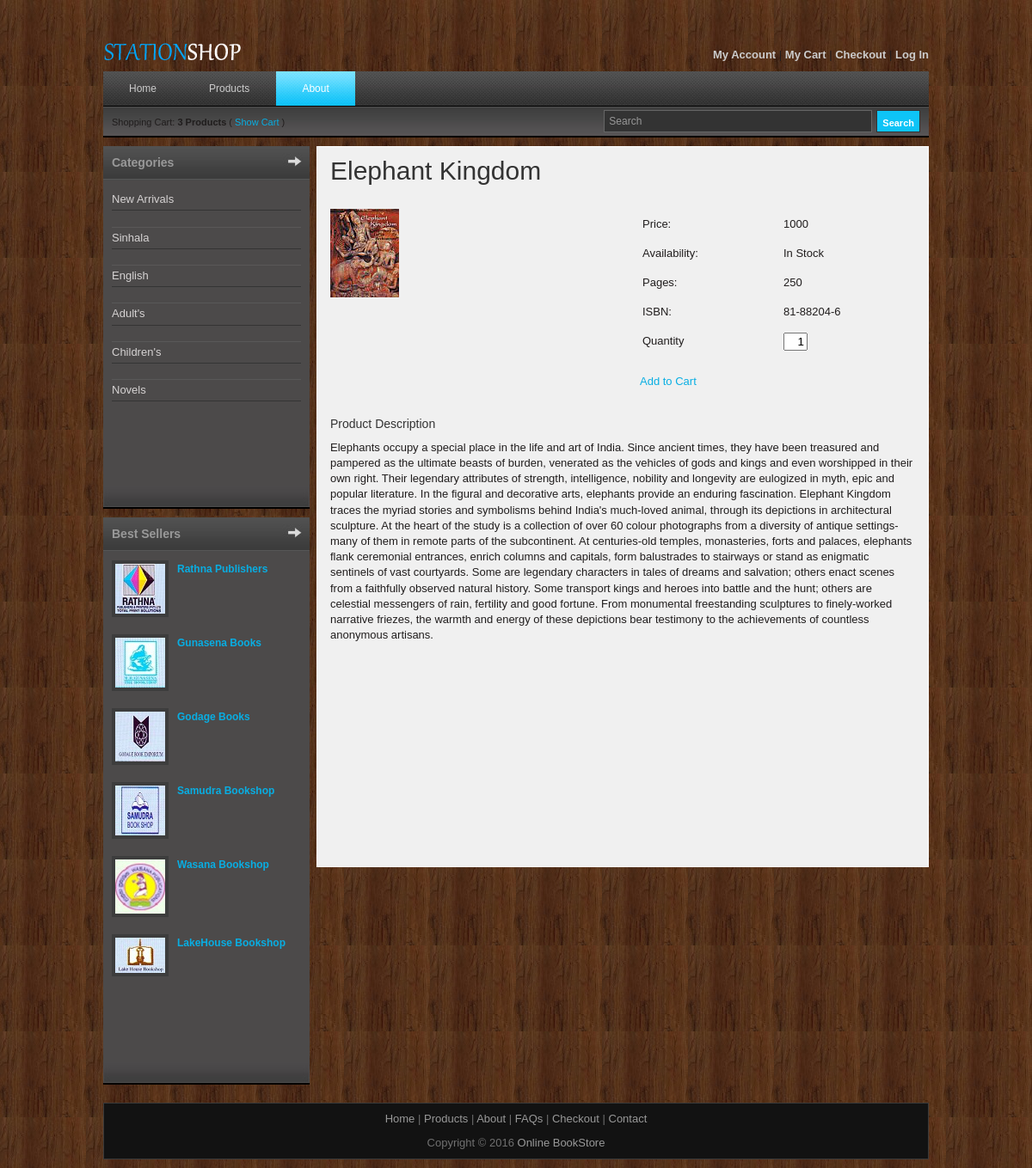
Screenshot of /productdetail.php with the database file from the repository.
### tables this page shows
CREATE TABLE `books` (
  `b_id` int(4) NOT NULL,
  `b_name` varchar(60) NOT NULL,
  `b_cat` varchar(25) NOT NULL,
  `b_desc` longtext NOT NULL,
  `b_publisher` varchar(40) NOT NULL,
  `b_edition` varchar(20) NOT NULL,
  `b_isbn` varchar(10) NOT NULL,
  `b_page` int(5) NOT NULL,
  `b_price` int(5) NOT NULL,
  `b_img` longtext NOT NULL
);

### productdetail.php (the view, shortened to what this page needs)
<?php session_start();
require 'db_connect.php';
if (isset($_GET['b'])) {
	$search = $_GET['b'];
} else {
	$search = 1;
}
?>
<!DOCTYPE html>
<html>
<head>
	<link href="css/templatemo_style.css" rel="stylesheet" type="text/css" />
	<link rel="stylesheet" type="text/css" href="css/ddsmoothmenu.css" />
	<link rel="stylesheet" type="text/css" media="all" href="css/jquery.dualSlider.0.2.css" />
</head>
<body>
	<div id="templatemo_wrapper">
		<div id="templatemo_header">
			<div id="site_title">
				<h1><a href="#"><?php echo "Station Shop" ?></a></h1>
			</div>
			<div id="header_right">
				<?php
				if (isset($_SESSION['id'])) {
					echo '<a href="account.php">';
					echo "Welcome :  " . $_SESSION['id'] . "  <b>My Account</b>";
					echo "</a>";
					echo " | ";
					echo '<a href="shoppingcart.php">';
					echo "<b>My Cart</b>";
					echo "</a>";
					echo " | ";
					echo '<a href="checkout.php">';
					echo "<b>Checkout</b>";
					echo "</a>";
					echo " | ";
					echo '<a href="logout.php">';
					echo "<b>Log Out</b>";
					echo "</a>";
				} else {
					echo '<a href="account.php">';
					echo "<b>My Account</b>";
					echo "</a>";
					echo " | ";
					echo '<a href="shoppingcart.php">';
					echo "<b>My Cart</b>";
					echo "</a>";
					echo " | ";
					echo '<a href="checkout.php">';
					echo "<b>Checkout</b>";
					echo "</a>";
					echo " | ";
					echo '<a href="login.php">';
					echo "<b>Log In</b>";
					echo "</a>";
				}
				?>
			</div>
		</div>
		<div id="templatemo_menu">
			<div id="top_nav" class="ddsmoothmenu">
				<ul>
					<li><a href="index.php">Home</a></li>
					<li><a href="products.php">Products</a>
					</li>
					<li><a href="about.php" class="selected">About</a>
					</li>
					<br style="clear: left" />
			</div>
			<div id="menu_second_bar">
				<div id="top_shopping_cart">
					Shopping Cart: <strong>3 Products</strong> ( <a href="shoppingcart.php">Show Cart</a> )
				</div>
				<div id="templatemo_search">
					<form action="products.php" method="GET">
						<input type="text" value="Search" name="s" id="s" title="Search" onfocus="clearText(this)" onblur="clearText(this)" class="txt_field" />
						<input type="submit" value="Search" alt="s" id="searchbutton" title="Search" class="sub_btn" />
					</form>
				</div>
			</div>
		</div>
		<div id="templatemo_main">
			<div id="sidebar" class="float_l">
				<div class="sidebar_box"><span class="bottom"></span>
					<h3>Categories</h3>
					<div class="content">
						<ul class="sidebar_list">
							<li class="first">
								<a href="products.php">New Arrivals</a>
							</li>
							<br />
							<li>
								<a href="sinhala.php">Sinhala</a>
							</li>
							<br />
							<li>
								<a href="English.php">English</a>
							</li>
							<br />
							<li>
								<a href="#">Adult's</a>
							</li>
							<br />
							<li>
								<a href="children.php">Children's</a>
							</li>
							<br />
							<li>
								<a href="novel.php">Novels</a>
							</li>
							<br />
						</ul>
					</div>
				</div>
				<div class="sidebar_box"><span class="bottom"></span>
					<h3>Best Sellers </h3>
					<div class="content">
						<div class="bs_box">
							<a href="#"><img src="images/templatemo_image_01.jpg" alt="Image 01" /></a>
							<h4><a href="#">Rathna Publishers</a></h4>
						</div>
						<div class="bs_box">
							<a href="#"><img src="images/templatemo_image_02.jpg" alt="Image 02" /></a>
							<h4><a href="#">Gunasena Books</a></h4>
						</div>
						<div class="bs_box">
							<a href="#"><img src="images/templatemo_image_03.jpg" alt="Image 03" /></a>
							<h4><a href="#">Godage Books</a></h4>
						</div>
						<div class="bs_box">
							<a href="#"><img src="images/templatemo_image_04.jpg" alt="Image 04" /></a>
							<h4><a href="#">Samudra Bookshop</a></h4>
						</div>
						<div class="bs_box">
							<a href="#"><img src="images/templatemo_image_05.jpg" alt="Image 05" /></a>
							<h4><a href="#">Wasana Bookshop</a></h4>
						</div>
						<div class="bs_box">
							<a href="#"><img src="images/templatemo_image_06.jpg" alt="Image 06" /></a>
							<h4><a href="#">LakeHouse Bookshop</a></h4>
						</div>
					</div>
				</div>
			</div>
			<div id="content" class="float_r">
				<?php
				$query = "select *from books where b_id ='$search'";
				$res = mysqli_query($con_str, $query) or die("Can't Execute Query...");
				$row = mysqli_fetch_assoc($res);
				echo   '<h1>' . $row['b_name'] . '</h1>
			            <div class="content_half float_l">
			        	<a  rel="lightbox[portfolio]" href="' . $row['b_img'] . '"><img src="' . $row['b_img'] . '" alt="Image" /></a>
			            </div>
			            <div class="content_half float_r">
							<table>
			                    <tr>
			                        <td height="30" width="160">Price:</td>
			                        <td>' . $row['b_price'] . '</td>
			                    </tr>
			                    <tr>
			                        <td height="30">Availability:</td>
			                        <td>In Stock</td>
			                    </tr>
			                    <tr>
			                        <td height="30">Pages:</td>
			                        <td>' . $row['b_page'] . '</td>
			                    </tr>
			                    <tr>
			                        <td height="30">ISBN:</td>
			                        <td>' . $row['b_isbn'] . '</td>
			                    </tr>
			                    <tr><td height="30">Quantity</td><td><input type="text" value="1" style="width: 20px; text-align: right" /></td></tr>
			                </table>
			                <div class="cleaner h20"></div>
			                <a href="shoppingcart.php?b=' . $row['b_id'] . '" class="add_to_card">Add to Cart</a>
						</div>
			            <div class="cleaner h30"></div>
			            <h5>Product Description</h5>
			            <p>' . $row['b_desc'] . '</p>
			            <div class="cleaner h50"></div>';
				?>
			</div>
		</div>
		<div id="templatemo_footer">
			<p>
				<a href="index.php">Home</a> | <a href="products.php">Products</a> | <a href="about.php">About</a> | <a href="faqs.php">FAQs</a> | <a href="checkout.php">Checkout</a> | <a href="contact.php">Contact</a>
			</p>
			Copyright © 2016 <a href="index.php">Online BookStore</a>
		</div>
	</div>
</body>
</html>

### css/templatemo_style.css (style rules this page uses)
body { margin: 0; padding: 0; color: #201D1D; font-family: Tahoma, Geneva, sans-serif; font-size: 13px; line-height: 1.4em; background-color: #2e2e2e; background-repeat: repeat; background-image: url(../images/templatemo_body.jpg) }
a, a:link, a:visited { color: #08aee3; font-weight: normal; text-decoration: none; }
p { margin: 0 0 10px 0; padding: 0; }
img { border: none; }
h1, h2, h3, h4, h5, h6 { color: #333; font-weight: normal; }
h1 { font-size: 30px; margin: 0 0 30px; padding: 5px 0; }
h3 { font-size: 20px; margin: 0 0 20px; padding: 0; }
h4 { font-size: 16px; margin: 0 0 15px; padding: 0; }
h5 { font-size: 14px; margin: 0 0 10px; padding: 0; }
.cleaner { clear: both }
.h20 { height: 20px }
.h30 { height: 30px }
.h50 { height: 50px }
.float_l { float: left }
.float_r { float: right }
#templatemo_wrapper { width: 960px; margin: 0 auto; padding: 0 10px 10px; }
#templatemo_header { width: 100%; padding: 50px 0 10px; }
#templatemo_menu { width: 100%; height: 77px; margin-bottom: 10px; background: url(../images/templatemo_menu.jpg) repeat-x }
#templatemo_main { width: 100%; margin-bottom: 1px; }
#content { width: 680px; background: #f0f0f0; border: 1px solid #fff; padding: 14px 15px 200px; }
#sidebar { width: 240px; margin-bottom:10px; }
#templatemo_footer { width: 920px; text-align: center; padding: 9px 19px; background: #121212; border: 1px solid #3a3a3a; }
#site_title { float: left; }
#site_title h1 { margin: 0; padding: 0; }
#site_title h1 a { display: block; width: 164px; height: 20px; font-size: 12px; text-indent: -10000px; color: #999; text-align: left; background: url(../images/templatemo_logo.png) no-repeat top left; }
#header_right { float: right; margin-top: 5px; }
#header_right a { color: #ccc; }
#menu_second_bar { padding: 5px 10px; }
#top_shopping_cart { float: left; padding: 5px 0; font-size: 11px; }
#templatemo_search { float: right; }
#templatemo_search form { margin: 0; padding: 0; }
#templatemo_search .txt_field { float: left; display: block; margin-right: 5px; height: 24px; line-height: 24px; width: 300px; color: #999; font-size: 12px; padding: 0 5px; font-variant: normal; border: 1px solid #666; background: #333; }
#templatemo_search .sub_btn { float: right; display: block; color: #fff; height: 26px; font-size: 11px; font-weight: 700; line-height: 26px; cursor: pointer; border: 1px solid #333; background: #0ec4f7; }
.sidebar_box { position: relative; background: #4c4a4a; margin-bottom: 36px; }
.sidebar_box h3 { font-size: 14px; font-weight: 700; padding: 10px; width: 220px; height: 20px; margin-bottom: 0; background: url(../images/templatemo_sidebar_header.jpg) no-repeat; color: #999 }
.sidebar_box span.bottom { position: absolute; bottom: -26px; left: 0; width: 240px; height: 26px; background: url(../images/templatemo_sidebar_bottom.jpg) }
#sidebar .sidebar_box .content { padding: 10px 10px 80px; }
#sidebar .sidebar_list { margin: 0; padding: 0; list-style: none; }
#sidebar .sidebar_list li { display: block; margin: 0; padding: 3px 0; border-top: 1px solid #595858; border-bottom: 1px solid #343434; }
#sidebar .sidebar_list li.first { border-top: none; }
#sidebar .sidebar_list li a { color: #d6d3d3; }
.bs_box { clear: both; margin-bottom: 20px }
.bs_box img { float: left; margin-right: 10px; border: 4px solid #3d3d3d }
.bs_box h4 { margin-bottom: 0 }
.bs_box h4 a { font-size: 12px; color: #08aee3; font-weight: 700 }
.content_half { width: 320px; }
#templatemo_footer { color: #707070; }
#templatemo_footer a { color: #999; }

### css/ddsmoothmenu.css (style rules this page uses)
.ddsmoothmenu ul { z-index:100; margin: 0; padding: 0; list-style-type: none; }
.ddsmoothmenu ul li { position: relative; display: inline; float: left; }
.ddsmoothmenu ul li a { display: block; padding: 0 30px; height: 40px; line-height: 40px; margin-right: 1px; font-size: 12px; color: #ccc; text-decoration: none; outline: none; text-align: center; background: url(images/templatemo_menu_divider.png) right center no-repeat }
.ddsmoothmenu ul li a.selected, .ddsmoothmenu ul li a:hover { color: #fff; background: url(../images/templatemo_menu_hover.jpg) repeat-x }

### rows the page displays
books: b_name "Elephant Kingdom", b_img (picture), b_price "1000", b_page "250", b_isbn "81-88204-6", b_desc "Elephants occupy a special place in the life and art of India. Since ancient times, they have been treasured and pampered as the ultimate beasts of burden, venerated as the vehicles of gods and kings and even worshipped in their own right. Their legendary attributes of strength, intelligence, nobility and longevity are eulogized in myth, epic and popular literature. In the figural and decorative arts, elephants provide an enduring fascination. Elephant Kingdom traces the myriad stories and symbolisms behind India's much-loved animal, through its depictions in architectural sculpture. At the heart of the study is a collection of over 60 colour photographs from a diversity of antique…"
